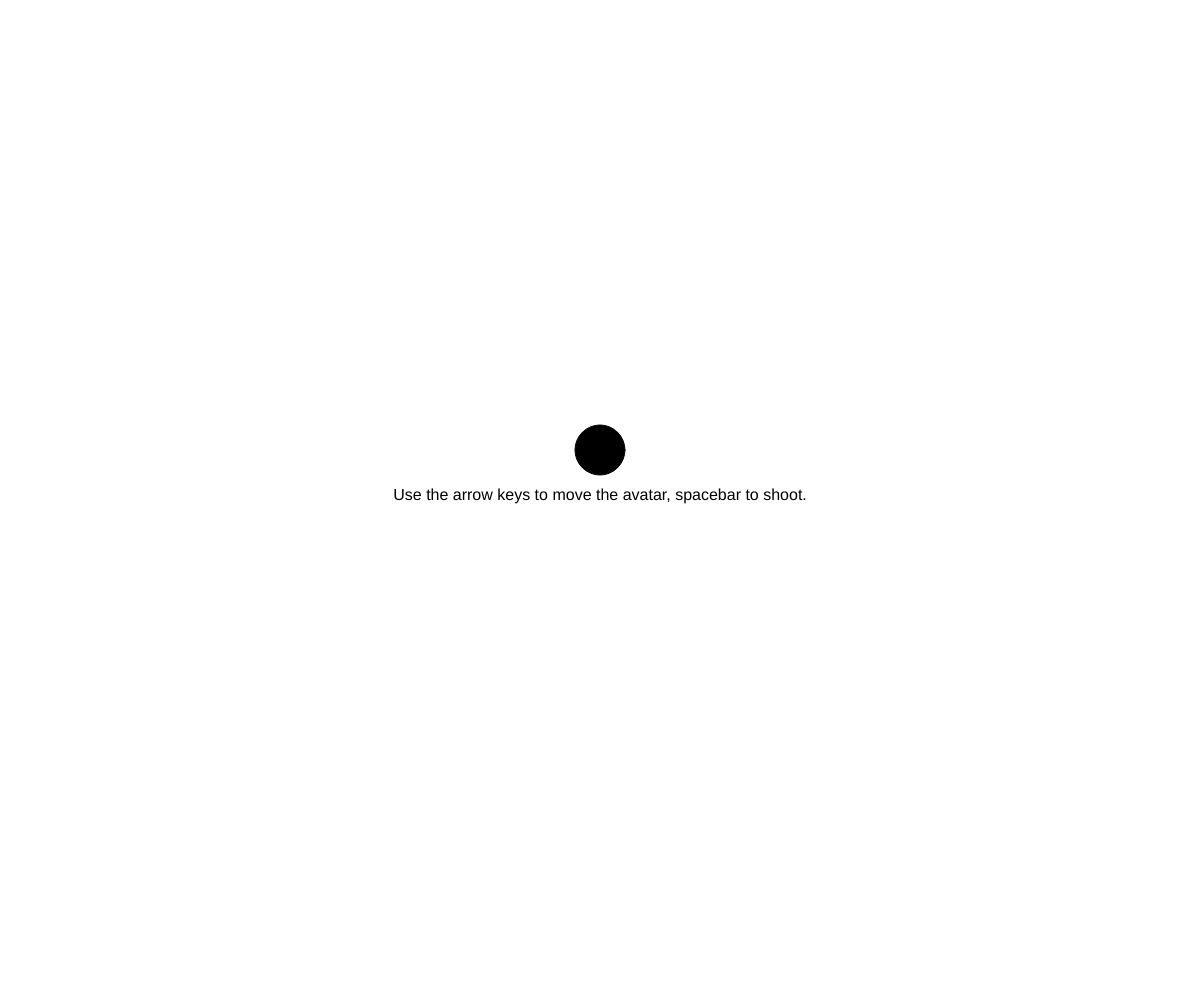
Frame 1 (no input)
Frame 60 (no input): identical to frame 1, image omitted
Frame 120 (the mouse pressed at the canvas centre since frame 60): identical to frame 1, image omitted

The p5.js sketch that drew this single still picture (run headless with seeded random() and noise() and a simulated clock; from frame 60 on, the mouse is pressed at the canvas centre):

// p5.js sketch
// ── sketch.js
const canvasWidth = window.innerWidth;
const canvasHeight = window.innerHeight; 

let color = 'white';
const bubbles = [];
let x = canvasWidth / 2;
let y = canvasHeight / 2 - 50;
let d = 50;

function setup() {
    createCanvas(canvasWidth, canvasHeight);

    circle(x, y, 50);

    displayMessage();
}

function shoot() {
    // 1. When you drag your mouse, create a bubble 
    //    object and add it to the "bubbles" list.
    const bubble = {
        x: x,
        y: y - 25,
        d: 8,
        speed: 10
    }
    bubbles.push(bubble)
}

function draw() {
    clear();
    // 2. loop through the bubbles list and draw / animate each bubble:
    for (const bubble of bubbles) {
        circle(bubble.x, bubble.y, bubble.d);
        bubble.y -= bubble.speed;
    }

    circle(x, y, 50);

    // message:
    displayMessage();

}


function moveController(ev) {
    console.log(ev.code);
    if (ev.code == 'ArrowLeft') {
        console.log('left arrow!');
        x -= 5;
    } else if (ev.code == 'ArrowRight') {
        console.log('right arrow!');
        x += 5;
    } else if (ev.code == 'Space') {
        shoot();
    }
    // message
   displayMessage();
}

function displayMessage() {
    fill('black');
     textAlign(CENTER);
     textSize(16);
     text("Use the arrow keys to move the avatar, spacebar to shoot.", canvasWidth/2, canvasHeight/2);
}

// Add event listener on keydown
document.addEventListener('keydown', moveController);
